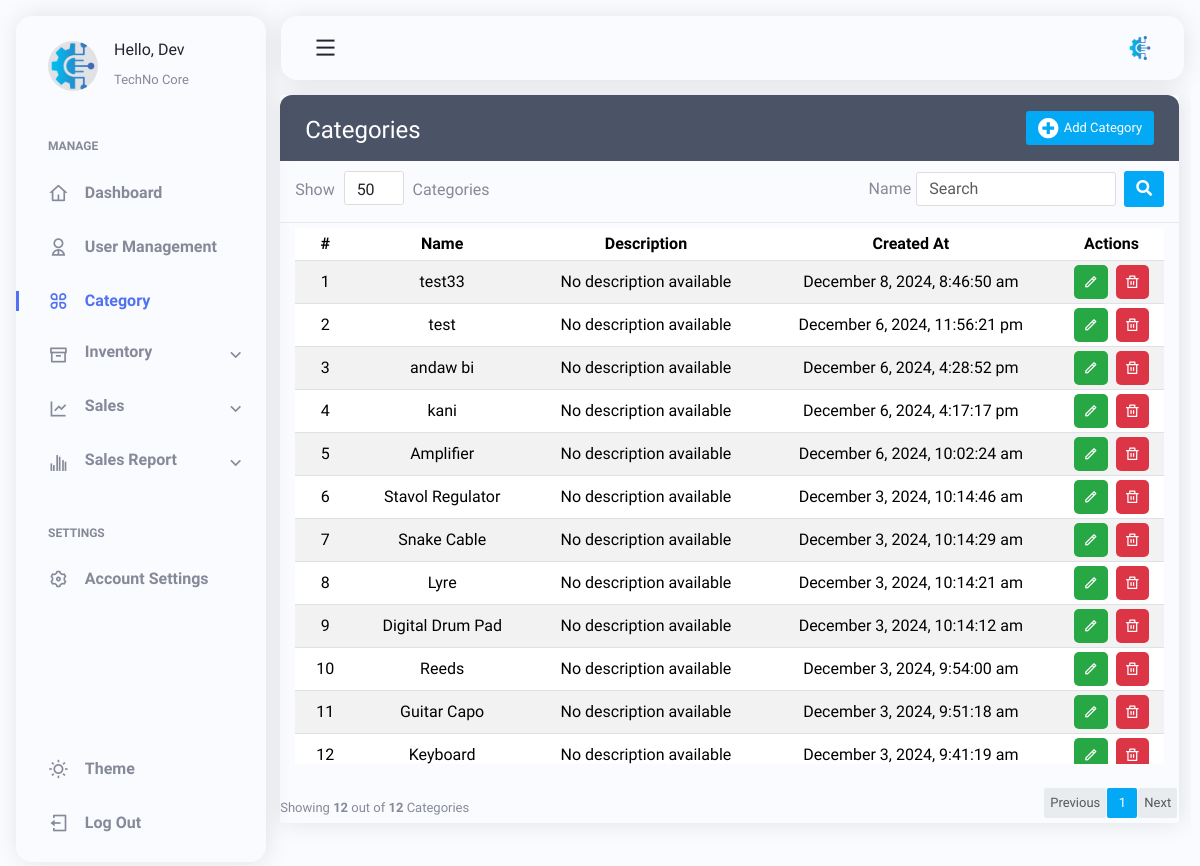
The page /pages/category.php (signed in) on the database its author committed.
### tables this page shows
CREATE TABLE `categories` (
  `category_id` int(11) UNSIGNED NOT NULL,
  `name` varchar(60) NOT NULL,
  `description` text NOT NULL,
  `created_at` timestamp NOT NULL DEFAULT current_timestamp()
);

### pages/category.php (the view, shortened to what this page needs)
<?php
include('../layouts/header.php');
require_once '../includes/load.php';
$itemsPerPage = isset($_GET['items_per_page']) ? (int) $_GET['items_per_page'] : 50;
$currentPageNumber = isset($_GET['page']) ? (int) $_GET['page'] : 1;
$searchKeyword = isset($_GET['search']) ? $_GET['search'] : '';
$offset = ($currentPageNumber - 1) * $itemsPerPage;
$sql = "SELECT COUNT(*) FROM categories WHERE name LIKE :search";
$stmt = $conn->prepare($sql);
$stmt->execute([':search' => "%$searchKeyword%"]);
$totalItems = $stmt->fetchColumn();
$totalPages = ceil($totalItems / $itemsPerPage);
$sql = "SELECT category_id, name, created_at
        FROM categories
        WHERE name LIKE :search
        ORDER BY created_at DESC
        LIMIT :limit OFFSET :offset";
$stmt = $conn->prepare($sql);
$stmt->bindValue(':search', "%$searchKeyword%", PDO::PARAM_STR);
$stmt->bindValue(':limit', $itemsPerPage, PDO::PARAM_INT);
$stmt->bindValue(':offset', $offset, PDO::PARAM_INT);
$stmt->execute();
$categories = $stmt->fetchAll(PDO::FETCH_ASSOC);
?>
<link rel="stylesheet" href="https://cdnjs.cloudflare.com/ajax/libs/toastr.js/latest/toastr.min.css">
<link rel="stylesheet" href="../lib/category/category.css">
<main class="main container" id="main">
    <?php include('../layouts/sidebar.php'); ?>
    <div class="table-wrapper">
        <div class="table-title">
            <div class="d-flex justify-content-between">
                <div class="col-sm-4">
                    <h2>Categories</h2>
                </div>
                <button type="button" class="btn btn-primary" data-bs-toggle="modal" data-bs-target="#createCatModal">
                    <i class="fa fa-plus-circle"></i>
                    Add Category
                </button>
            </div>
        </div>
        <div class="table-filter">
            <form method="GET" action="">
                <div class="row">
                    <div class="col-sm-3">
                        <div class="show-entries">
                            <span>Show</span>
                            <select class="form-control" name="items_per_page" onchange="this.form.submit()">
                                <option value="50" <?= $itemsPerPage == 50 ? 'selected' : '' ?>>50</option>
                            </select>
                            <span>Categories</span>
                        </div>
                    </div>
                    <div class="col-sm-9">
                        <div class="filter-group d-flex justify-content-end align-items-center">
                            <label>Name</label>
                            <input type="text" class="form-control" name="search"
                                value="<?= htmlspecialchars($searchKeyword) ?>" placeholder="Search">
                            <button type="submit" class="btn btn-primary ms-2"><i class="fa fa-search"></i></button>
                        </div>
                    </div>
                </div>
            </form>
        </div>
        <div class="table-responsive mb-4" style="height: 61vh; overflow-y: auto;">
            <table class="table table-striped table-hover" style="text-align: center; vertical-align: middle;">
                <thead>
                    <tr>
                        <th class="text-center">#</th>
                        <th>Name</th>
                        <th>Description</th>
                        <th>Created At</th>
                        <th class="text-center">Actions</th>
                    </tr>
                </thead>
                <tbody>
                    <?php if (empty($categories)): ?>
                        <tr>
                            <td colspan="4" class="text-center">No categories found</td>
                        </tr>
                    <?php else: ?>
                        <?php foreach ($categories as $index => $category): ?>
                            <tr>
                                <td class="text-center"><?= $offset + $index + 1 ?></td>
                                <td><?= htmlspecialchars($category['name']) ?></td>
                                <td>
                                    <?php
                                    if (!empty($category['description'])) {
                                        echo htmlspecialchars($category['description']);
                                    } else {
                                        echo 'No description available';
                                    }
                                    ?>
                                </td>
                                <td><?= date('F j, Y, g:i:s a', strtotime($category['created_at'])) ?></td>
                                <td class="text-center d-flex justify-content-center gap-2">
                                    <button type="button" class="editCat-btn btn-secondary" data-bs-toggle="modal"
                                        data-bs-target="#editCatModal_<?= $category['category_id'] ?>">
                                        <i class="ri-pencil-line"></i>
                                    </button>
                                    <button type="button" class="deleteCat-btn btn-danger" data-bs-toggle="modal"
                                        data-bs-target="#deleteCatModal_<?= $category['category_id'] ?>">
                                        <i class="ri-delete-bin-line"></i>
                                    </button>
                                </td>
                            </tr>
                        <?php endforeach; ?>
                    <?php endif; ?>
                </tbody>
            </table>
        </div>
        <div class="clearfix">
            <div class="hint-text">Showing <b><?= count($categories) ?></b> out of <b><?= $totalItems ?></b> Categories
            </div>
            <ul class="pagination">
                <li class="page-item <?= $currentPageNumber == 1 ? 'disabled' : '' ?>">
                    <a href="?page=<?= $currentPageNumber - 1 ?>&items_per_page=<?= $itemsPerPage ?>&search=<?= htmlspecialchars($searchKeyword) ?>"
                        class="page-link">Previous</a>
                </li>
                <?php for ($i = 1; $i <= $totalPages; $i++): ?>
                    <li class="page-item <?= $currentPageNumber == $i ? 'active' : '' ?>">
                        <a href="?page=<?= $i ?>&items_per_page=<?= $itemsPerPage ?>&search=<?= htmlspecialchars($searchKeyword) ?>"
                            class="page-link"><?= $i ?></a>
                    </li>
                <?php endfor; ?>
                <li class="page-item <?= $currentPageNumber == $totalPages ? 'disabled' : '' ?>">
                    <a href="?page=<?= $currentPageNumber + 1 ?>&items_per_page=<?= $itemsPerPage ?>&search=<?= htmlspecialchars($searchKeyword) ?>"
                        class="page-link">Next</a>
                </li>
            </ul>
        </div>
    </div>
</body>
</html>

### assets/css/main.css (style rules this page uses)
:root { --header-height: 3.5rem; --maincontent-height: 3.5rem; --first-color: hsl(228, 85%, 63%); --title-color: hsl(228, 18%, 16%); --text-color: hsl(228, 8%, 56%); --body-color: hsl(228, 100%, 99%); --shadow-color: hsla(228, 80%, 4%, 0.1); --body-font: "Nunito Sans", system-ui; --normal-font-size: 0.938rem; --smaller-font-size: 0.75rem; --tiny-font-size: 0.75rem; --font-regular: 400; --font-semi-bold: 600; --z-tooltip: 10; --z-fixed: 100; }
@media screen and (min-width: 1150px) { :root { --normal-font-size: 1rem; --smaller-font-size: 0.813rem; } }
* { box-sizing: border-box; padding: 0; margin: 0; }
body { font-family: var(--body-font); font-size: var(--normal-font-size); background-color: var(--body-color); color: var(--text-color); transition: background-color 0.4s; }
a { text-decoration: none; }
button { all: unset; }
.container { margin-inline: 1.5rem; overflow: hidden; }
@media screen and (min-width: 1150px) { .main { padding-top: 5rem; padding-left: 265px; transition: padding 0.4s; position: fixed; top: 0; bottom: 0; z-index: -1; margin: 0.95rem; } }
@media (min-width: 1080px) { .container, .container-lg, .container-md, .container-sm { max-width: 98vw; } }

### rows shown on the page
categories: index "1", name "test33", created_at "December 8, 2024, 8:46:50 am"
categories: index "2", name "test", created_at "December 6, 2024, 11:56:21 pm"
categories: index "3", name "andaw bi", created_at "December 6, 2024, 4:28:52 pm"
categories: index "4", name "kani", created_at "December 6, 2024, 4:17:17 pm"
categories: index "5", name "Amplifier", created_at "December 6, 2024, 10:02:24 am"
categories: index "6", name "Stavol Regulator", created_at "December 3, 2024, 10:14:46 am"
categories: index "7", name "Snake Cable", created_at "December 3, 2024, 10:14:29 am"
categories: index "8", name "Lyre", created_at "December 3, 2024, 10:14:21 am"
categories: index "9", name "Digital Drum Pad", created_at "December 3, 2024, 10:14:12 am"
categories: index "10", name "Reeds", created_at "December 3, 2024, 9:54:00 am"
categories: index "11", name "Guitar Capo", created_at "December 3, 2024, 9:51:18 am"
categories: index "12", name "Keyboard", created_at "December 3, 2024, 9:41:19 am"

### other values the page prints
count($categories) "12"
$totalItems "12"
